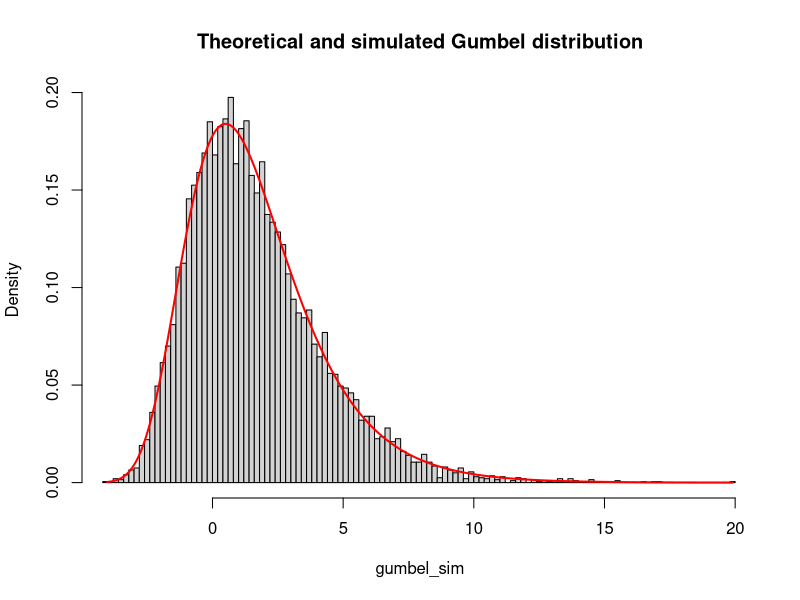

Source code (R):
set.seed(1337)

# Inversion method with Gumbel distribution 
gumbel.simulate <- function(n, beta = 2, mu = 0.5) {
    data_sample <- runif(n, min = 0, max = 1)

    return(mu - beta * log(-log(data_sample)))
}

# Theoretical PDF
gumbel.density <- function(x, beta = 2, mu = 0.5) {
    return(
        (1 / beta) * exp(-((x - mu) / beta + exp(-(x - mu) / beta)))
    )
}

gumbel_sim <- gumbel.simulate(1e+4)
xlim <- c(min(gumbel_sim), max(gumbel_sim))

x_density <- seq(xlim[1], xlim[2], 1e-4)
gumbel_density <- gumbel.density(x_density)

# Plotting both the simulated and theoretical results to compare 
hist(
    gumbel_sim,
    breaks = 141,
    xlim = xlim,
    freq = FALSE,
    main = "Theoretical and simulated Gumbel distribution"
)
lines(x_density, gumbel_density, col = "red", lwd = 2)
